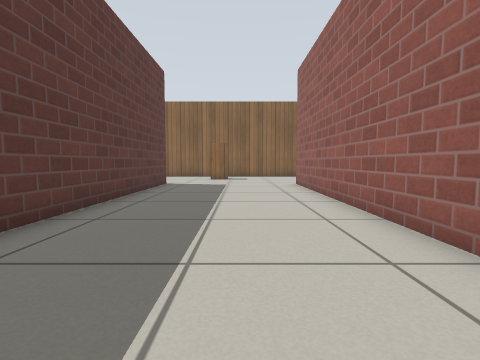
[1] (above)

21 first-person views from a walk through a robot-simulator world made for Gazebo. The camera is 0.5 m above the floor, tilts 4° down and sees 85° across. The floor is counted in squares, 0.5 m on a side. Each view is taken from the middle of a square. On the plan, view 1 faces up. The plan holds only what a view shows up to about 11 squares ahead; the rest is blank. Gazebo's built-in surfaces are drawn with simple patterns. Some stock models are drawn as simple stand-ins.

[2]
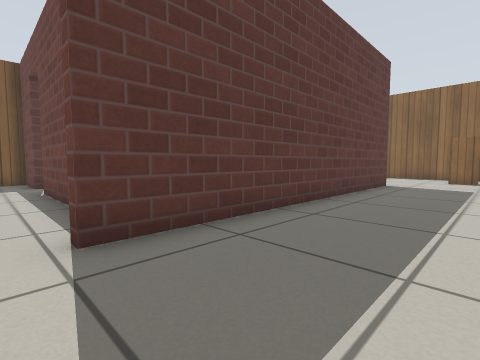

[3]
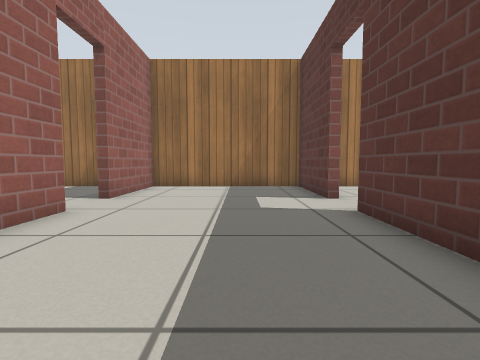

[4]
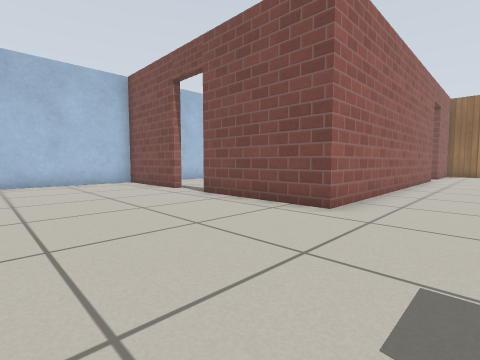

[5]
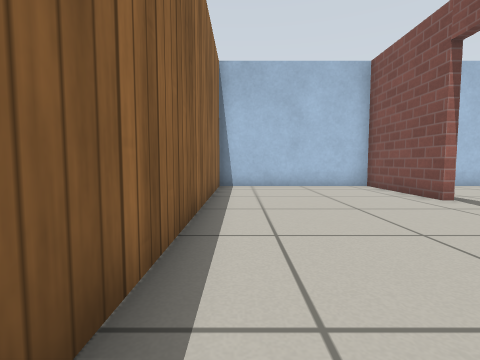

[6]
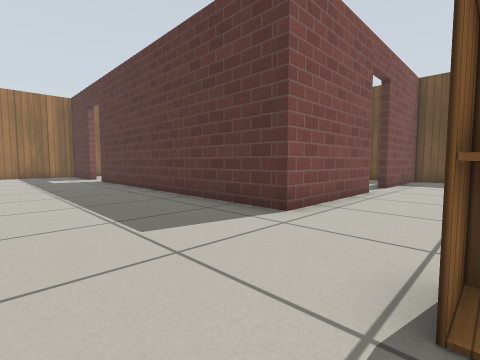

[7]
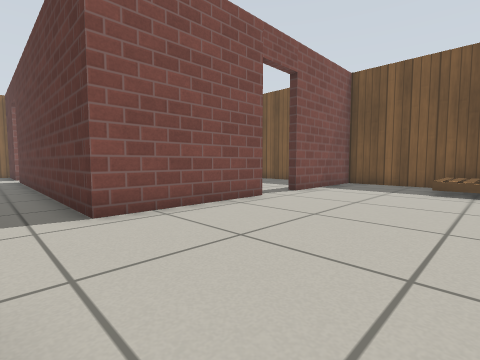

[8]
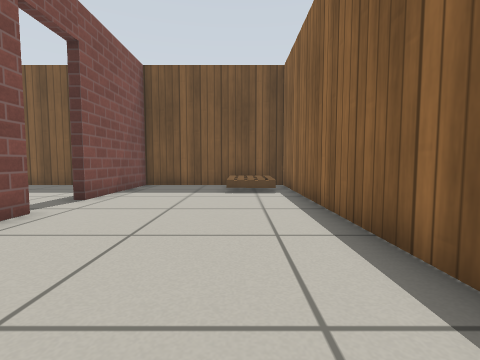

[9]
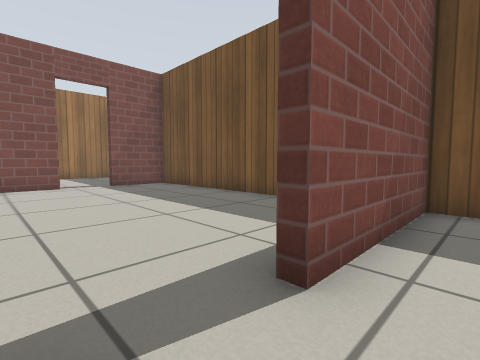

[10]
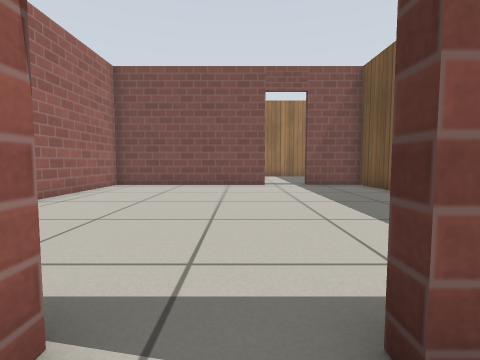

[11]
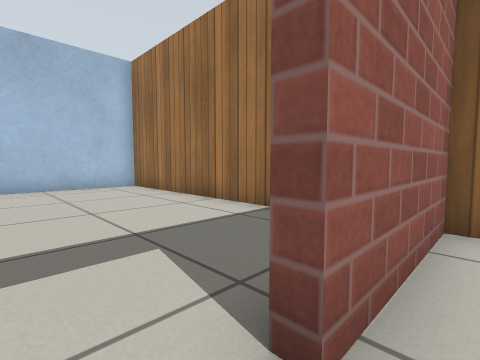

[12]
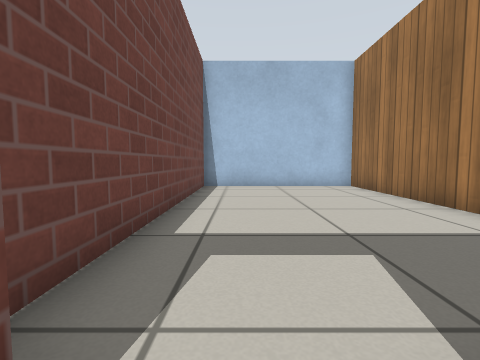

[13]
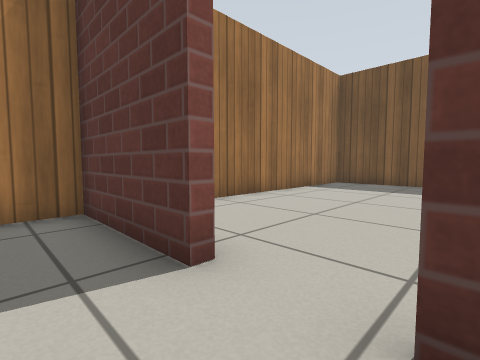

[14]
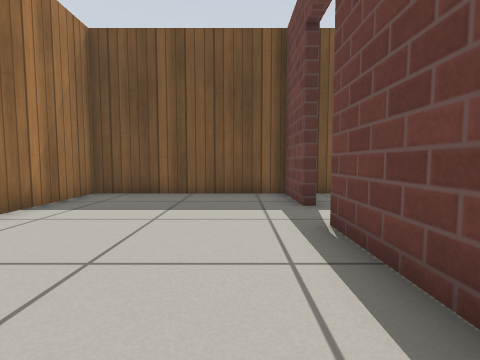

[15]
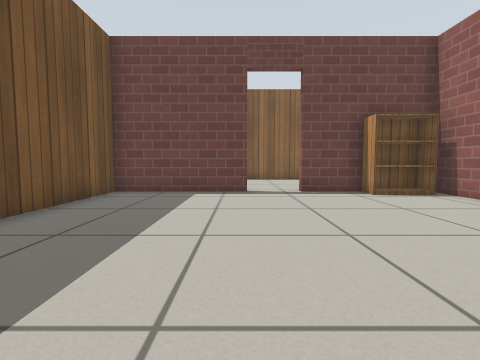

[16]
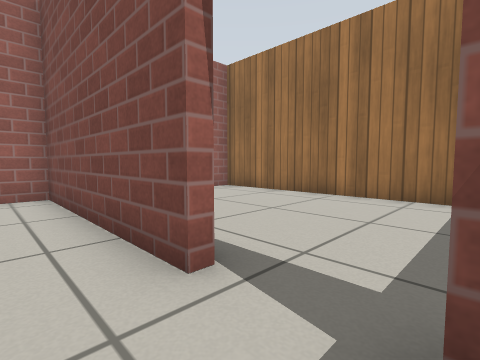

[17]
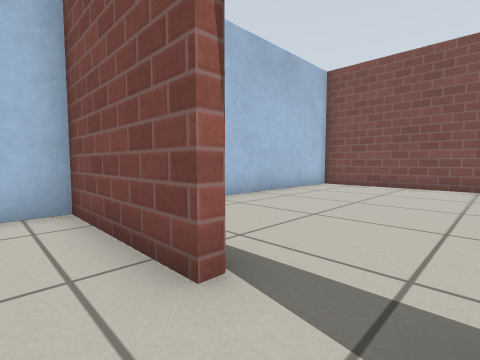

[18]
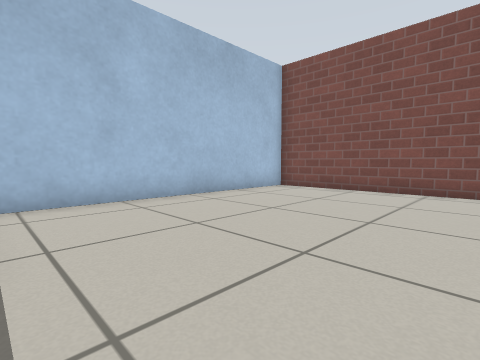

[19]
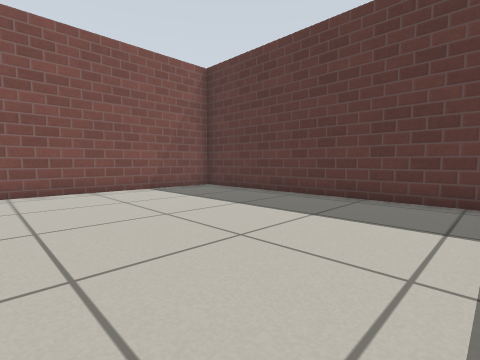

[20]
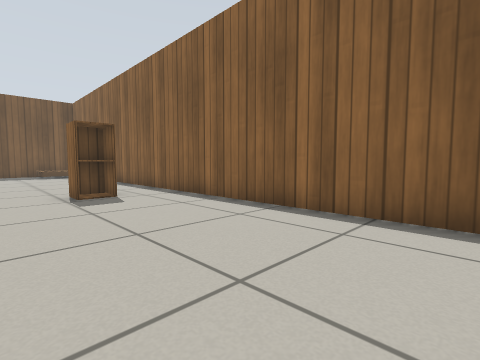

[21]
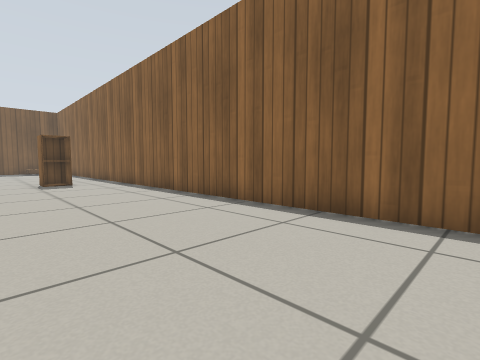

### Floor plan
Ten units are one square. View 1 is at (0, 0); x grows to the right and y downward. Boxes are objects, and circles mark ways between rooms. Rooms are numbered by the first view taken in them; rooms with no view inside come last. Other rooms are left out.
<svg viewBox="-147 -183 279 234">
<path fill="none" stroke="#000" d="M-80 -120 -34 -120 -34 -8M87 -118 127 -118 127 -178 -142 -178 -142 -120 -98 -120M25 -8 25 -118 70 -118M-34 10 -34 46 25 46 25 10M-69 -14 -101 -14M-118 -14 -142 -14 -142 46 -37 46 -37 37M-98 -117 -142 -117 -142 -17M-101 -18 -37 -18 -37 -63M-37 -99 -37 -117 -80 -117M-126 -18 -118 -18M28 -108 28 -23M32 -18 127 -18 127 -108M46 46 127 46 127 -14 35 -14"/>
<rect x="-135" y="-175" width="20" height="20" fill="#bbb"><title>pallet</title></rect>
<rect x="-15" y="-165" width="10" height="20" fill="#bbb"><title>cabinet</title></rect>
<rect x="-65" y="-115" width="30" height="10" fill="#bbb"><title>bookshelf</title></rect>
<circle cx="-37" cy="3" r="3" fill="#2a7"/>
<circle cx="-85" cy="-120" r="3" fill="#2a7"/>
<circle cx="75" cy="-120" r="3" fill="#2a7"/>
<circle cx="30" cy="5" r="3" fill="#2a7"/>
<circle cx="-107" cy="-17" r="3" fill="#2a7"/>
<text x="0" y="-110">1</text>
<text x="-90" y="20">2</text>
<text x="-90" y="-70">3</text>
<text x="80" y="-70">4</text>
<text x="80" y="10">5</text>
</svg>
Room 1 opens to room 2. Room 1 opens to room 3. Room 1 opens to room 4. Room 1 opens to room 5. Room 2 opens to room 3.

Where each view was taken, in squares from view 1:
view 1: 0 up, 0 right, facing up
view 2: 0 up, 0 right, facing up-left
view 3: 6 up, 1 left, facing down
view 4: 17 up, 0 right, facing down-right
view 5: 17 up, 2 right, facing right
view 6: 15 up, 1 right, facing down-left
view 7: 17 up, 2 left, facing down-left
view 8: 16 up, 3 left, facing left
view 9: 13 up, 8 left, facing down-left
view 10: 13 up, 9 left, facing down
view 11: 0 up, 2 right, facing down-right
view 12: 0 up, 2 right, facing right
view 13: 1 up, 2 left, facing down-left
view 14: 0 up, 6 left, facing left
view 15: 3 up, 10 left, facing up
view 16: 3 up, 12 left, facing down-right
view 17: 13 up, 7 right, facing down-right
view 18: 11 up, 6 right, facing down-right
view 19: 11 up, 10 right, facing down-left
view 20: 13 up, 7 right, facing up-left
view 21: 13 up, 12 right, facing up-left
